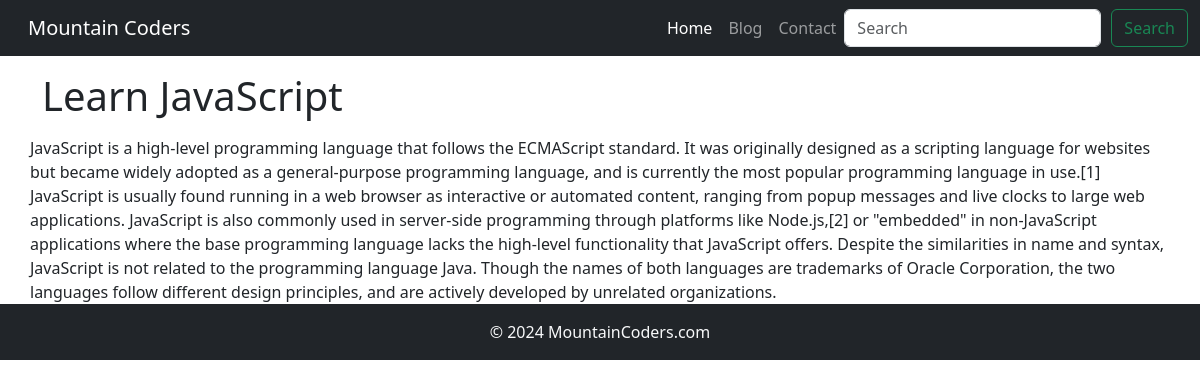
/blogpost/javascript-tutorials, run on the app's committed database.
### blog/models.py (models this page shows, shortened)
class Blog(models.Model):
    sno = models.AutoField(primary_key=True)
    title = models.CharField(max_length=200)
    content = models.TextField()  # You can also use a RichTextField if available
    slug = models.CharField(max_length=100)
    time = models.DateTimeField(auto_now_add=True)

### blog/views.py (the view)
# urls.py: path('blogpost/<str:slug>', views.blogpost, name='blogpost'),
def blogpost(request,slug):
    blog =Blog.objects.filter(slug=slug).first()
    context={'blog': blog}
    return render(request,'blogpost.html',context)

### templates/blogpost.html
{% extends "base.html" %}
{% block blogactive %}active{% endblock blogactive %}
{% block body %}
<div class="container">
<h1 class="my-3">{{blog.title}}</h1>
<div class="row">
    {{blog.content|safe}}
 </div>
</div>
{% endblock body %}

### data on the page
Blog: title "Learn JavaScript", content "JavaScript is a high-level programming language that follows the ECMAScript standard. It was originally designed as a scripting language for websites but became widely adopted as a general-purpose programming language, and is currently the most popular programming language in use.[1] JavaScript is usually found running in a web browser as interactive or automated content, ranging from popup messages and live clocks to large web applications. JavaScript is also commonly used in server-side programming through platforms like Node.js,[2] or \"embedded\" in non-JavaScript applications where the base programming language lacks the high-level functionality that JavaScript offers. Despite the…"
